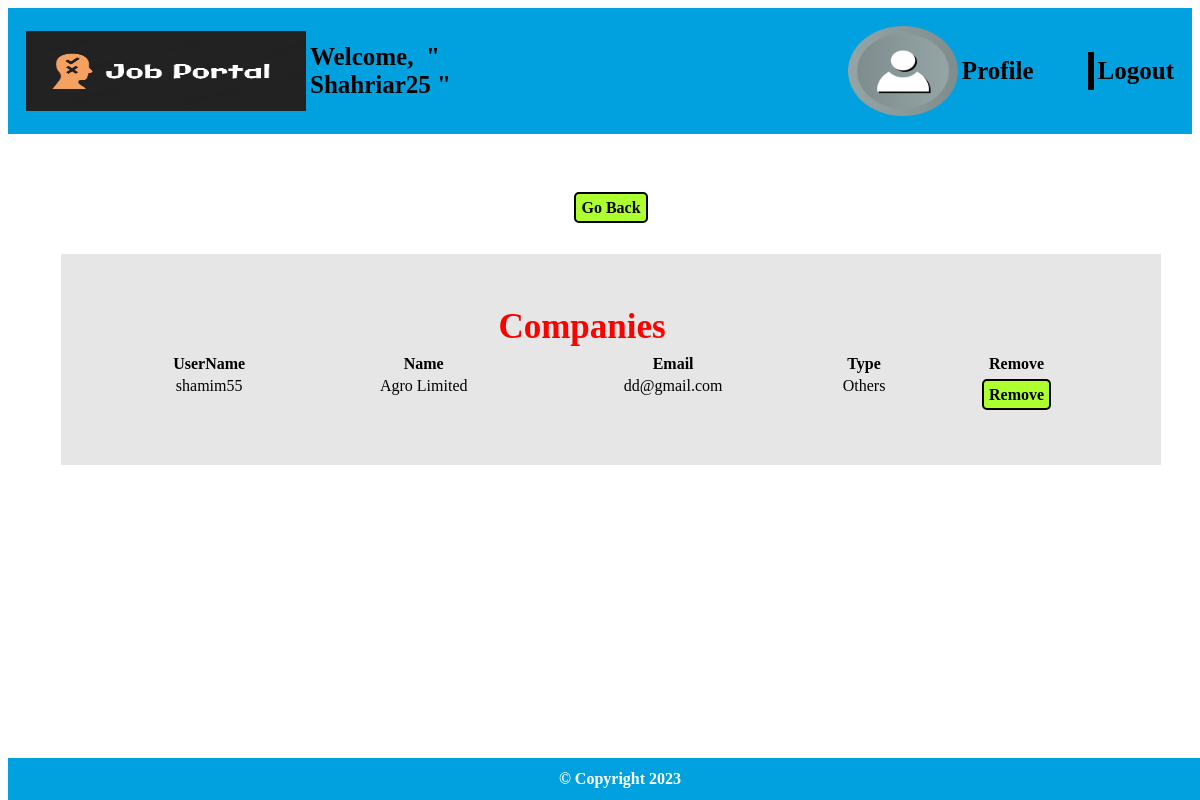
Screenshot of /view/admin_emp.php (signed in) with the database file from the repository.
### tables this page shows
CREATE TABLE `company` (
  `id` int NOT NULL,
  `userID` int DEFAULT NULL,
  `name` varchar(100) NOT NULL,
  `email` varchar(100) NOT NULL,
  `type` varchar(100) NOT NULL,
  `contact` varchar(100) NOT NULL,
  `location` varchar(100) NOT NULL,
  `website` varchar(100) NOT NULL,
  `license` varchar(100) NOT NULL,
  `approval` int DEFAULT '0'
);

### model/userModel.php (called while the page is built, shortened)
<?php
    function getCurrentPictureFilename($adminId) {
        $conn = getConnection();
        $sql = "SELECT fileMetaData FROM admin_data WHERE userID = $adminId";
        $result = mysqli_query($conn, $sql);
        if ($result !== false && mysqli_num_rows($result) > 0) {
            $row = mysqli_fetch_assoc($result);
            return $row['fileMetaData'];
        } else {
            return 'default_picture.png';
        }
    }
    function ahNameShow($loginID){
        $conn = getConnection();
        $sql = "SELECT * FROM login WHERE id=$loginID;";
        $result = mysqli_query($conn,$sql);
        $row = mysqli_fetch_assoc($result);
        return $row;
    }
    function getUsernameByUserID($userID) {
        $conn = getConnection();
        $sql = "SELECT username FROM login WHERE id = $userID";
        $result = mysqli_query($conn, $sql);
        $usernameData = mysqli_fetch_assoc($result);
        return $usernameData['username'];
    }
    function getCompany() {
        $conn = getConnection();
        $sql = "SELECT * FROM company WHERE approval = 1;";
        $result = mysqli_query($conn, $sql);
        $companies = [];
        while ($row = mysqli_fetch_assoc($result)) {
            array_push($companies, $row);
        }
        return $companies;
    }
?>

### view/admin_emp.php (the view, shortened to what this page needs)
<html>
    <head>
    <?php
        include_once "admin_header.php";
        require_once "../model/userModel.php";
        $companies = getCompany();
    ?>
    <link rel="stylesheet" href="../asset/css/admin_emp.css">
    </head>
    <body>
        <table align="center" width="1000px" id="tt1">
            <tr align="center">
                <td>
                    <table>
                        <tr>
                            <td>
                                <a class="styled" href="admin.php">Go Back</a>
                            </td>
                        </tr>
                        <tr>
                            <td>&nbsp</td>
                        </tr>
                    </table>
                </td>
            </tr>
            <tr align="center">
                <td>
                    <div id="d1">
                        <table width="1000px" id="t1">
                                <tr>
                                    <td colspan="4" id="td11"><b>Companies</b></td>
                                </tr>
                                <tr>
                                    <th>UserName</th>
                                    <th>Name</th>
                                    <th>Email</th>
                                    <th>Type</th>
                                    <th>Remove</th>
                                </tr>
                                <?php
                                for($i=0;$i<count($companies);$i++) {
                                    $userID = $companies[$i]['userID'];
                                    $username = getUsernameByUserID($userID);
                                ?>
                                <tr>
                                    <td id="td2"><?php echo $username;?></td>
                                    <td id="td2"><?php echo $companies[$i]['name'] ?></td>
                                    <td id="td2"><?php echo $companies[$i]['email'] ?></td>
                                    <td id="td2"><?php echo $companies[$i]['type'] ?></td>
                                    <td id="td2">
                                        <a href="../controller/admin_emp_controller.php?remove=<?=$userID?>" class="styled">Remove</a>
                                    </td>
                                </tr>
                                <?php
                                }
                                ?>
                        </table>
                    </div>
                </td>
            </tr>
        </table>
    </body>
</html>
<?php include_once "footer.php";?>

### view/admin_header.php (shortened to what this page needs)
<?php
    require_once("../model/userModel.php");
    $encryptionKey = "kieuTTQQpl)(8!nn";
    $adminId = openssl_decrypt($_COOKIE['aid'], 'aes-256-cbc', $encryptionKey, 0, $encryptionKey);
    $currentPicture = getCurrentPictureFilename($adminId);
    if ($currentPicture === '0') {
        $currentPicture = 'default_picture.png';
    }
?>
<html>
    <head>
    </head>
    <body>
        <div>
            <table width="100%" style="padding:15px;background-color:#00a1de;font-family:Verdana;">
                <tr>
                    <td width="" align="left"><img src="../asset/logo.png" alt="" srcset="" height="80" width="280"></td>
                    <td width="" align="left" style="font-size:25px; padding-right:300px; font-weight:bold">Welcome,&nbsp&nbsp"
                        <?php
                            if(isset($_COOKIE['aid'])){
                                $row = ahNameShow($adminId);
                                echo $row['username'];
                            }
                            else {
                                echo "Unknown..!";
                            }
                        ?> "
                    </td>
                    <td>
                    <img src="../asset/admin_uploaded/<?php echo $currentPicture; ?>" alt="Current Profile Picture" style="height: 90px; width:110px">
                    </td>
                    <td width="" align="right">
                        <a href="admin_profile/profile_info.php" style="text-decoration : none; font-size:25px; color:black; font-weight:bold">Profile</a>
                    </td>
                    <td><div style="border-left: 6px solid black; height: 38px; left: 50%; margin-left:50px"></div></td>
                    <td width="" align="right">
                        <a href="../controller/logout.php?msg=ra" style="text-decoration : none; font-size:25px; color:black; font-weight:bold">Logout</a>
                    </td>
                </tr>
            </table>
        </div>
    </body>
</html>

### asset/css/admin_emp.css (style rules this page uses)
.styled { background-color: greenyellow; color: black; border: 2px solid black; border-radius: 5px; padding: 5px; text-decoration: none; font-weight: bold; cursor: pointer; line-height: 35px; }
#tt1 { padding: 50px; font-family: Verdana; }
#d1 { background-color: #e6e6e6; padding: 50px; }
#t1 { text-align: center; }
#td11 { font-size: 35px; font-weight: bold; color: #FF0000; text-align: center; padding-left:130px; padding-bottom:5px; }
#td2 { vertical-align: top; }

### rows the page displays
company: userID.username "shamim55", name "Agro Limited", email "dd@gmail.com", type "Others"

### other values shown
$row['username'] "Shahriar25"
